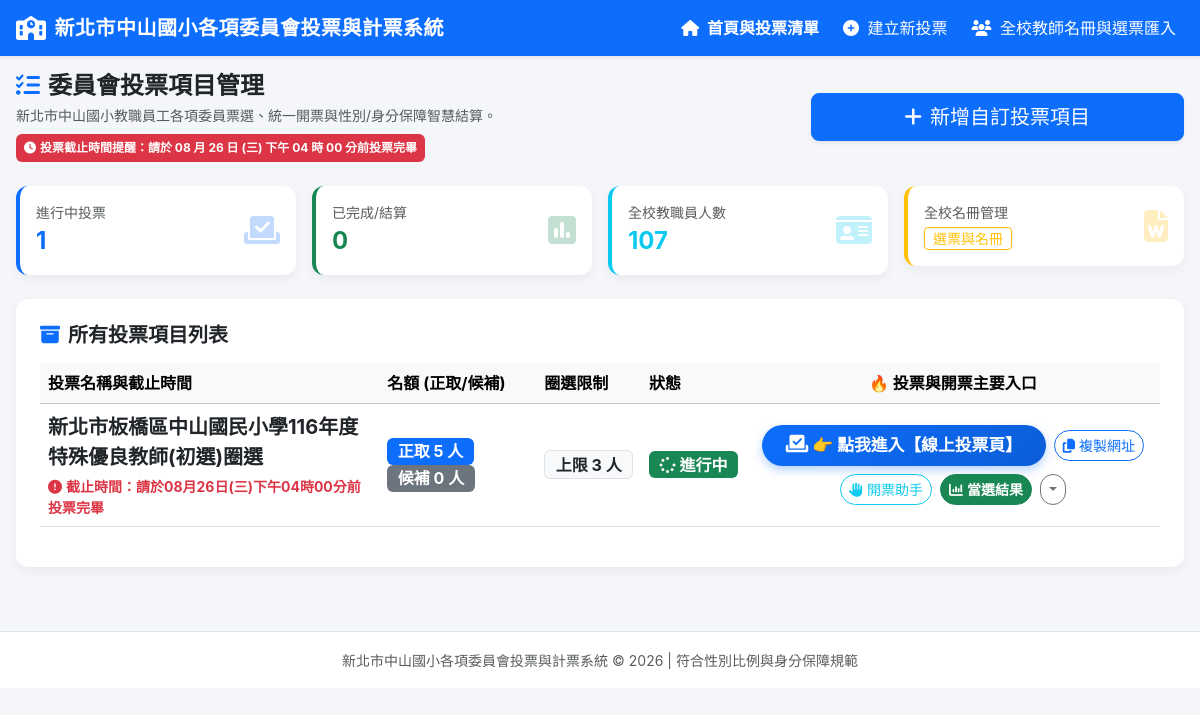
The page / on the database its author committed.
### tables this page shows
CREATE TABLE committees (
        id INTEGER PRIMARY KEY AUTOINCREMENT,
        title TEXT NOT NULL,
        description TEXT,
        seats_count INTEGER NOT NULL DEFAULT 5,
        alternate_count INTEGER NOT NULL DEFAULT 2,
        max_votes_per_ballot INTEGER NOT NULL DEFAULT 5,
        gender_rule_type TEXT NOT NULL DEFAULT 'one_third', 
        -- options: 'none', 'one_third', 'half_female', 'custom'
        min_male_count INTEGER DEFAULT 0,
        min_female_count INTEGER DEFAULT 0,
        identity_rule_type TEXT DEFAULT 'none',
        -- options: 'none', 'non_admin_half', 'custom'
        min_non_admin_count INTEGER DEFAULT 0,
        status TEXT NOT NULL DEFAULT 'draft', -- 'draft', 'active', 'closed'
        created_at DATETIME DEFAULT CURRENT_TIMESTAMP
    , auth_mode TEXT DEFAULT 'direct', show_gender INTEGER DEFAULT 1, show_admin INTEGER DEFAULT 1);

### app.py (the view)
@app.route('/')
def index():
    conn = get_db()
    cursor = conn.cursor()
    cursor.execute("SELECT * FROM committees ORDER BY id DESC")
    committees = [dict(row) for row in cursor.fetchall()]
    cursor.execute("SELECT COUNT(*) FROM teachers")
    teacher_count = cursor.fetchone()[0]
    conn.close()
    active_count = sum(1 for c in committees if c['status'] == 'active')
    closed_count = sum(1 for c in committees if c['status'] == 'closed')
    return render_template('index.html',
                           committees=committees,
                           active_count=active_count,
                           closed_count=closed_count,
                           teacher_count=teacher_count)

### db.py (called while the page is built)
def get_db():
    conn = sqlite3.connect(DB_PATH)
    conn.row_factory = sqlite3.Row
    return conn

### templates/index.html (shortened to what this page needs)
{% extends 'base.html' %}
{% block content %}
<div class="row mb-3 mb-md-4 align-items-center">
    <div class="col-md-8">
        <h3 class="fw-bold text-dark mb-1 fs-4 fs-md-3">
            <i class="fa-solid fa-list-check text-primary me-2"></i>委員會投票項目管理
        </h3>
        <p class="text-muted small mb-0">新北市中山國小教職員工各項委員票選、統一開票與性別/身分保障智慧結算。</p>
        <div class="badge bg-danger fs-7 mt-2 p-2 text-wrap text-start">
            <i class="fa-solid fa-clock me-1"></i>投票截止時間提醒：請於 08 月 26 日 (三) 下午 04 時 00 分前投票完畢
        </div>
    </div>
    <div class="col-md-4 text-md-end mt-3 mt-md-0">
        <a href="/committee/new" class="btn btn-primary btn-lg w-100 w-md-auto shadow-sm">
            <i class="fa-solid fa-plus me-2"></i>新增自訂投票項目
        </a>
    </div>
</div>
<div class="row g-2 g-md-3 mb-3 mb-md-4">
    <div class="col-6 col-md-3">
        <div class="card card-custom bg-white border-start border-4 border-primary p-2 p-md-3">
            <div class="d-flex justify-content-between align-items-center">
                <div>
                    <div class="text-muted small">進行中投票</div>
                    <div class="fs-4 fs-md-3 fw-bold text-primary">{{ active_count }}</div>
                </div>
                <i class="fa-solid fa-vote-yea fs-2 fs-md-1 text-primary opacity-25"></i>
            </div>
        </div>
    </div>
    <div class="col-6 col-md-3">
        <div class="card card-custom bg-white border-start border-4 border-success p-2 p-md-3">
            <div class="d-flex justify-content-between align-items-center">
                <div>
                    <div class="text-muted small">已完成/結算</div>
                    <div class="fs-4 fs-md-3 fw-bold text-success">{{ closed_count }}</div>
                </div>
                <i class="fa-solid fa-square-poll-vertical fs-2 fs-md-1 text-success opacity-25"></i>
            </div>
        </div>
    </div>
    <div class="col-6 col-md-3">
        <div class="card card-custom bg-white border-start border-4 border-info p-2 p-md-3">
            <div class="d-flex justify-content-between align-items-center">
                <div>
                    <div class="text-muted small">全校教職員人數</div>
                    <div class="fs-4 fs-md-3 fw-bold text-info">{{ teacher_count }}</div>
                </div>
                <i class="fa-solid fa-id-card fs-2 fs-md-1 text-info opacity-25"></i>
            </div>
        </div>
    </div>
    <div class="col-6 col-md-3">
        <div class="card card-custom bg-white border-start border-4 border-warning p-2 p-md-3">
            <div class="d-flex justify-content-between align-items-center">
                <div>
                    <div class="text-muted small">全校名冊管理</div>
                    <a href="/roster" class="btn btn-sm btn-outline-warning mt-1 py-0 px-2 small">選票與名冊</a>
                </div>
                <i class="fa-solid fa-file-word fs-2 fs-md-1 text-warning opacity-25"></i>
            </div>
        </div>
    </div>
</div>
<div class="card card-custom bg-white p-3 p-md-4">
    <h5 class="fw-bold mb-3"><i class="fa-solid fa-box-archive me-2 text-primary"></i>所有投票項目列表</h5>
    {% if not committees %}
    <div class="text-center py-5 text-muted">
        <i class="fa-solid fa-folder-open fs-1 mb-3 text-secondary"></i>
        <h5>目前尚無任何投票項目</h5>
        <p>點擊上方「新增自訂投票項目」按鈕開始設定！</p>
    </div>
    {% else %}
    <div class="table-responsive d-none d-md-block">
        <table class="table table-hover align-middle">
            <thead class="table-light">
                <tr>
                    <th>投票名稱與截止時間</th>
                    <th>名額 (正取/候補)</th>
                    <th>圈選限制</th>
                    <th>狀態</th>
                    <th class="text-center">🔥 投票與開票主要入口</th>
                </tr>
            </thead>
            <tbody>
                {% for c in committees %}
                <tr>
                    <td>
                        <strong class="fs-5 text-dark">{{ c.title }}</strong>
                        <div class="text-danger fw-bold small mt-1">
                            <i class="fa-solid fa-circle-exclamation me-1"></i>截止時間：請於08月26日(三)下午04時00分前投票完畢
                        </div>
                    </td>
                    <td>
                        <span class="badge bg-primary fs-6">正取 {{ c.seats_count }} 人</span>
                        <span class="badge bg-secondary fs-6">候補 {{ c.alternate_count }} 人</span>
                    </td>
                    <td><span class="badge bg-light text-dark border fs-6">上限 {{ c.max_votes_per_ballot }} 人</span></td>
                    <td>
                        {% if c.status == 'active' %}
                        <span class="badge bg-success fs-6"><i class="fa-solid fa-spinner fa-spin me-1"></i>進行中</span>
                        {% elif c.status == 'closed' %}
                        <span class="badge bg-secondary fs-6">已截止</span>
                        {% else %}
                        <span class="badge bg-warning text-dark fs-6">草稿備妥</span>
                        {% endif %}
                    </td>
                    <td class="text-center py-3">
                        <div class="d-flex justify-content-center align-items-center gap-2 flex-wrap">
                            <a href="/vote/{{ c.id }}" class="btn btn-vote-prominent px-4 py-2 fw-bold rounded-pill" target="_blank">
                                <i class="fa-solid fa-check-to-slot me-1 fs-5"></i>👉 點我進入【線上投票頁】
                            </a>
                            <button class="btn btn-outline-primary btn-sm rounded-pill" onclick="copyVoteUrl({{ c.id }})" title="複製投票網址給老師">
                                <i class="fa-solid fa-copy me-1"></i>複製網址
                            </button>
                            <a href="/manual_count/{{ c.id }}" class="btn btn-sm btn-outline-info rounded-pill">
                                <i class="fa-solid fa-hand me-1"></i>開票助手
                            </a>
                            <a href="/result/{{ c.id }}" class="btn btn-sm btn-success fw-bold rounded-pill">
                                <i class="fa-solid fa-chart-column me-1"></i>當選結果
                            </a>
                            <button class="btn btn-sm btn-outline-secondary dropdown-toggle rounded-pill" data-bs-toggle="dropdown"></button>
                        </div>
                    </td>
                </tr>
                {% endfor %}
            </tbody>
        </table>
    </div>
    {% endif %}
</div>
{% endblock %}

### templates/base.html (style rules this page uses)
body { background-color: #f4f6f9; font-family: -apple-system, BlinkMacSystemFont, "Segoe UI", Roboto, "Helvetica Neue", Arial, "Microsoft JhengHei", sans-serif; overflow-x: hidden; }
.card-custom { border: none; border-radius: 12px; box-shadow: 0 4px 12px rgba(0,0,0,0.05); transition: transform 0.2s ease, box-shadow 0.2s ease; }
.btn-vote-prominent { background: linear-gradient(135deg, #0d6efd 0%, #0b5ed7 100%); color: white !important; font-size: 1.05rem; box-shadow: 0 4px 10px rgba(13, 110, 253, 0.3); border: none; transition: all 0.2s ease; }

### rows shown on the page
committees: title "新北市板橋區中山國民小學116年度特殊優良教師(初選)圈選", seats_count "5", alternate_count "0", max_votes_per_ballot "3", status "active" (drawn)

### other values the page prints
{{ active_count }} "1"
{{ closed_count }} "0"
{{ teacher_count }} "107"
